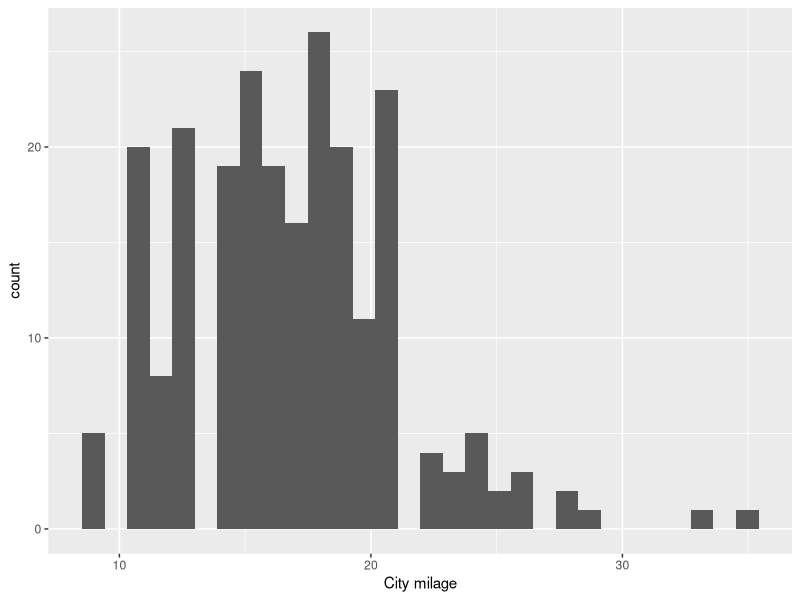
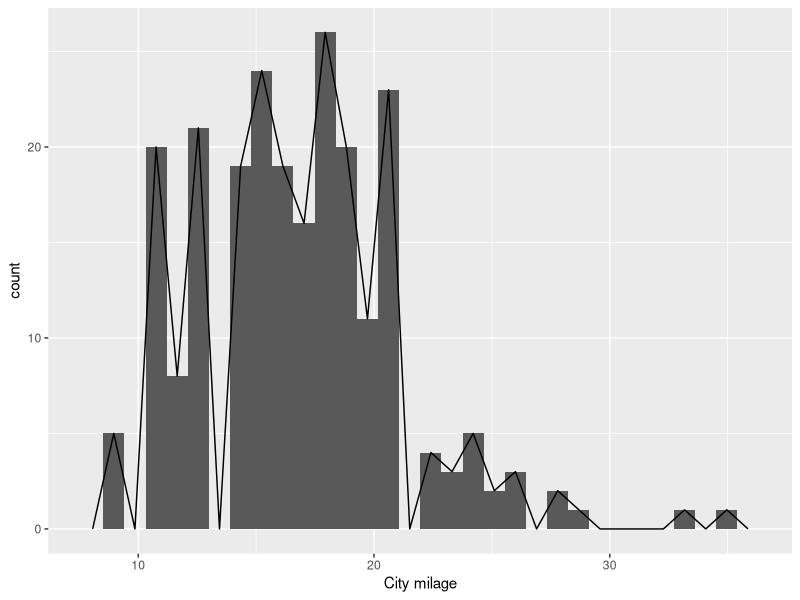
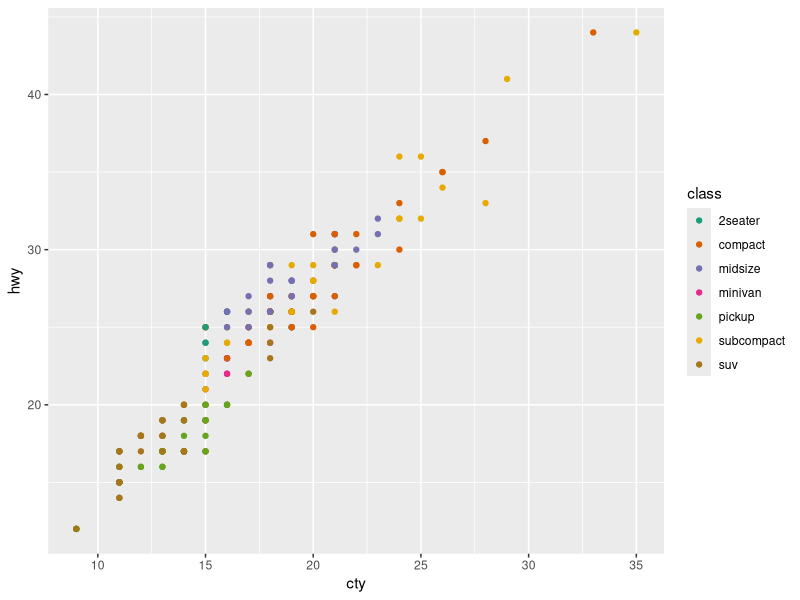

R code for these plots, in order:
library(tidyverse)
# Dataset auswählen welche in den Bibs included sind 
data()

# Dataset anschauen
view(mpg)

# Öffnet beschreibung im Help Tab über das Dataset
?mpg

# Überblick über Funktionen/methoden
?mean

# Überblick über Dataset (Cols & Rows)
glimpse(mpg)

# Filterung des Datasets - cty(city miles per gallon) >= 20. Wird in neues ds
# gespeichert und ausgegeben mit view()
filter(mpg, cty >= 20)
mpg_efficient <- filter(mpg, cty >= 20)
view(mpg_efficient)


# Um values zu filtern muss == statt = angegeben werden.
mpg_ford <- filter(mpg, manufacturer == "ford")
view(mpg_ford)


# Mutate adds or changes variable in dataset. Hier wurden gallons/mile in km/l
# umgerechnet und als neue spalte hinzugefügt
mpg_metric <-  mutate(mpg, cty_metric = 0.425144 *cty)
glimpse(mpg_metric)


# Tool um Argument zur nächsten funktion hinzuzufügen %>% 
mpg_metric <- mpg %>% #cmd+shift+m /ctrl+shift+m
  mutate(cty_metric = 0.425144 *cty)

mpg %>%
  group_by(class) %>% 
  summarise(mean(cty),
            median(cty))

# Data viz with ggplot2 (grammar of graphics)
# aes (aesthentics) the way of saying welche var sollen wie kommunizieren
# geom_ + Type of plot -> ist die syntax zum plotten
ggplot(mpg, aes(x=cty)) + 
  geom_histogram() +
  labs( x= "City milage")

# Plots können gelayert werden
ggplot(mpg, aes(x=cty)) + 
  geom_histogram() +
  geom_freqpoly() +
  labs( x= "City milage")

# Scatter plot
ggplot(mpg, aes(x = cty,
                y = hwy,
                color = class)) + 
  geom_point() +
  scale_color_brewer(palette = "Dark2")
# geom_smooth(method = "lm")  linear relationship durch einfaches hinzufügen einer Regression line

# Teilen mit anderen Leute (Kollegen, Stakeholder...) -> Markdown dokument in files erstellen